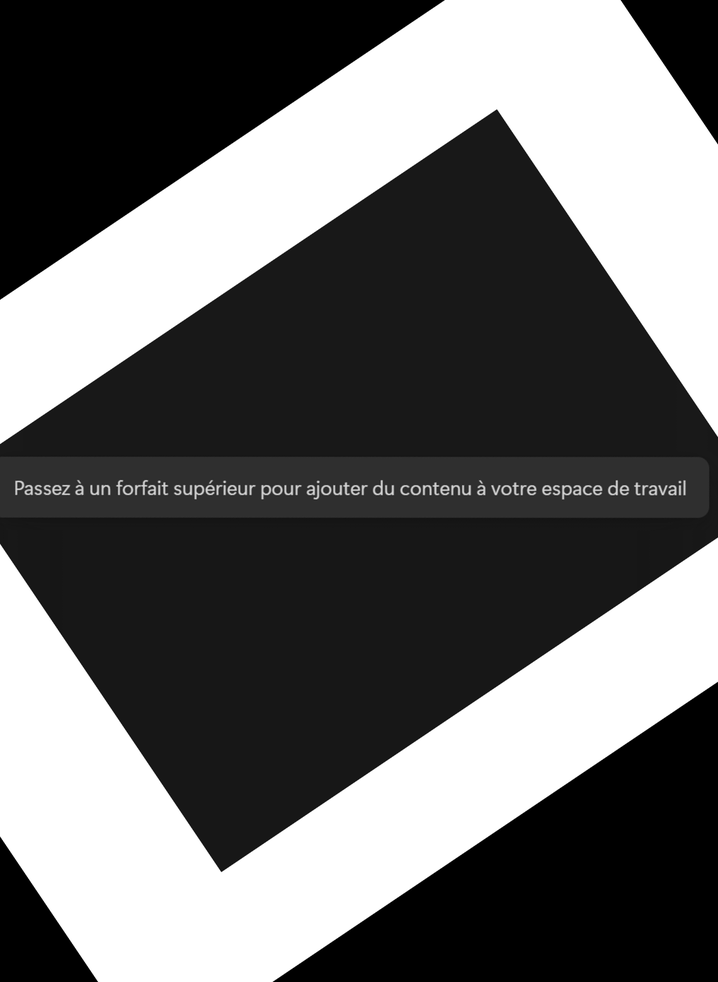
#> input picture corrected_image.png, 718 x 982 px, shrunk from 1014 x 1387 before the run
$ python rotate_image.py ../corrected_image.png 5
#> lines starting #> are read from the running program, lines starting #| are printed output that depends on the picture
#> in main, image is the input picture: shape (982, 718); min 0, max 255, mean 102.2

import cv2
import os
import sys

# Function to rotate an image without cropping
def rotate_image(image, angle):  # sourcery skip: assign-if-exp
#> called with angle = 5
    (h, w) = image.shape[:2]
#> h = 982; w = 718
    center = (w // 2, h // 2)
#> center = (359, 491)

    # Compute new image dimensions after rotation
    if angle % 180 == 0:  # If the angle is 0 or 180
        new_w, new_h = w, h
    else:  # For 90 and 270 degrees
        new_w, new_h = h, w
#> new_w = 982; new_h = 718

    # Compute the rotation matrix
    M = cv2.getRotationMatrix2D(center, angle, 1.0)

    # Calculate the cosine and sine of the angle to adjust dimensions
    abs_cos = abs(M[0, 0])
#> abs_cos = 0.996
    abs_sin = abs(M[0, 1])
#> abs_sin = 0.0872

    # New width and height considering the angle
    new_w = int(h * abs_sin + w * abs_cos)
#> new_w = 800
    new_h = int(h * abs_cos + w * abs_sin)
#> new_h = 1040

    # Adjust the rotation matrix for the offset
    M[0, 2] += new_w / 2 - center[0]
    M[1, 2] += new_h / 2 - center[1]

    # Apply the rotation and get the rotated image
    return cv2.warpAffine(
        image,
        M,
        (
            new_w,
            new_h
        ),
        flags=cv2.INTER_CUBIC,
        borderMode=cv2.BORDER_REPLICATE
    )
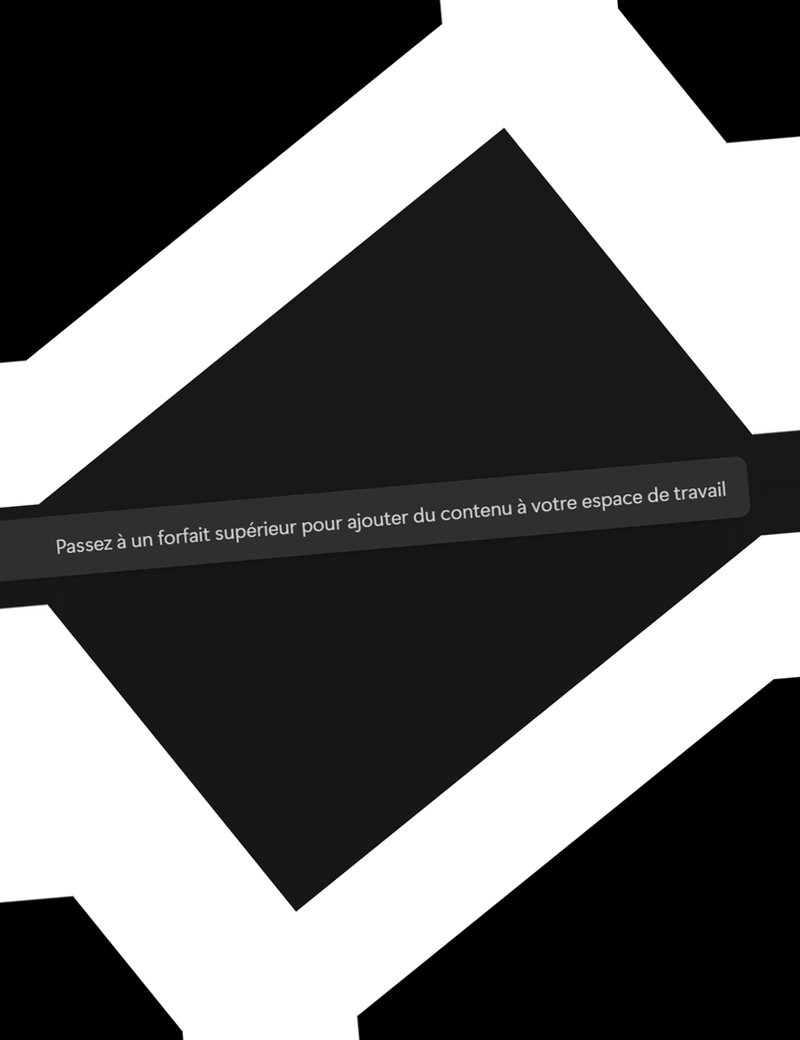
#> returned value: shape (1040, 800); min 0, max 255, mean 102.2

def main(image_path, rotation_angle):
    # Check if the file exists
    if not os.path.isfile(image_path):
        print(f"Error: The file '{image_path}' does not exist.")
        sys.exit(1)

    # Read the image
    image = cv2.imread(image_path, cv2.IMREAD_GRAYSCALE)

    # Check if the image was loaded correctly
    if image is None:
        print(f"Error: Unable to load the image from '{image_path}'")
        return

    # Rotate the image with the specified angle
    rotated_img = rotate_image(image, rotation_angle)

    # Create a 'rotated' folder if it doesn't already exist
    output_dir = 'rotated'
    if not os.path.exists(output_dir):
        os.makedirs(output_dir)

    # Extract the image name without extension
    image_name = os.path.splitext(os.path.basename(image_path))[0]

    # Create the output filename for the rotated image
    output_file = f"rotated_{image_name}_{rotation_angle}.png"

    # Save the rotated image in the 'rotated' directory
    cv2.imwrite(os.path.join(output_dir, output_file), rotated_img)
    print(f"Image saved as '{os.path.join(output_dir, output_file)}'.")

if __name__ == "__main__":
    if len(sys.argv) != 3:
        print("Usage: python rotate_image.py <image_path> <rotation_angle>")
        sys.exit(1)

    image_path = sys.argv[1]
    rotation_angle = int(sys.argv[2])
    main(image_path, rotation_angle)
